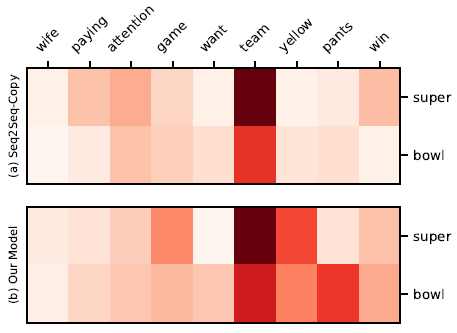

Write Python code to recreate this figure.
import numpy
import matplotlib.pyplot as plt


def plot_heatmap(mma1, mma2, target_labels, source_labels):
    # set the figure layout and heatmap colors
    fig = plt.figure(figsize=(3.5, 2.4))
    ax1 = fig.add_subplot(2, 1, 1)
    ax2 = fig.add_subplot(2, 1, 2)
    ax1.pcolor(mma1, cmap=plt.cm.Reds)
    ax2.pcolor(mma2, cmap=plt.cm.Reds)

    # put the major ticks at the middle of each cell
    ax1.set_xticks(numpy.arange(mma1.shape[1]) + 0.5, minor=False)
    ax1.set_yticks(numpy.arange(mma1.shape[0]) + 0.5, minor=False)

    ax1.set_xlim(0, int(mma1.shape[1]))
    ax1.set_ylim(0, int(mma1.shape[0]))

    # source words -> column labels
    ax1.set_xticklabels(source_labels, rotation=45, minor=False, fontsize=7)
    # target words -> row labels
    ax1.set_yticklabels(target_labels, minor=False, fontsize=7)

    ax1.invert_yaxis()
    ax1.xaxis.tick_top()
    ax1.yaxis.tick_right()
    ax1.set_ylabel('(a) Seq2Seq-Copy', fontsize=6)

    # put the major ticks at the middle of each cell
    ax2.set_xticks(numpy.arange(mma2.shape[1]) + 0.5, minor=False)
    ax2.set_yticks(numpy.arange(mma2.shape[0]) + 0.5, minor=False)

    ax2.set_xlim(0, int(mma2.shape[1]))
    ax2.set_ylim(0, int(mma2.shape[0]))

    # set y ticklabels and make x-axis invisible
    ax2.set_yticklabels(target_labels, minor=False, fontsize=7)
    ax2.get_xaxis().set_visible(False)

    ax2.invert_yaxis()
    ax2.yaxis.tick_right()
    ax2.set_ylabel('(b) Our Model', fontsize=6)

    # save and show the figure
    fig.savefig('double_heatmap.pdf', bbox_inches='tight')
    plt.show()


if __name__ == "__main__":
    # labels for x and y axis
    # column labels -> target words
    # row labels -> source words
    source_labels = ['wife', 'paying', 'attention', 'game', 'want', 'team', 'yellow', 'pants', 'win']
    target_labels = ['super', 'bowl']

    # the weights (in numpy type) for each grid
    weights_1 = [[0.03, 0.15, 0.19, 0.11, 0.03, 0.62, 0.03, 0.05, 0.16],
                 [0.01, 0.05, 0.15, 0.12, 0.09, 0.41, 0.07, 0.09, 0.03]]
    new_mma_1 = numpy.array(weights_1)

    weights_2 = [[0.03, 0.05, 0.08, 0.17, 0.003, 0.42, 0.25, 0.05, 0.10],
                 [0.02, 0.07, 0.09, 0.11, 0.09, 0.31, 0.18, 0.27, 0.13]]
    new_mma_2 = numpy.array(weights_2)

    # plot the heat map with the weight and labels
    plot_heatmap(new_mma_1, new_mma_2, target_labels, source_labels)
